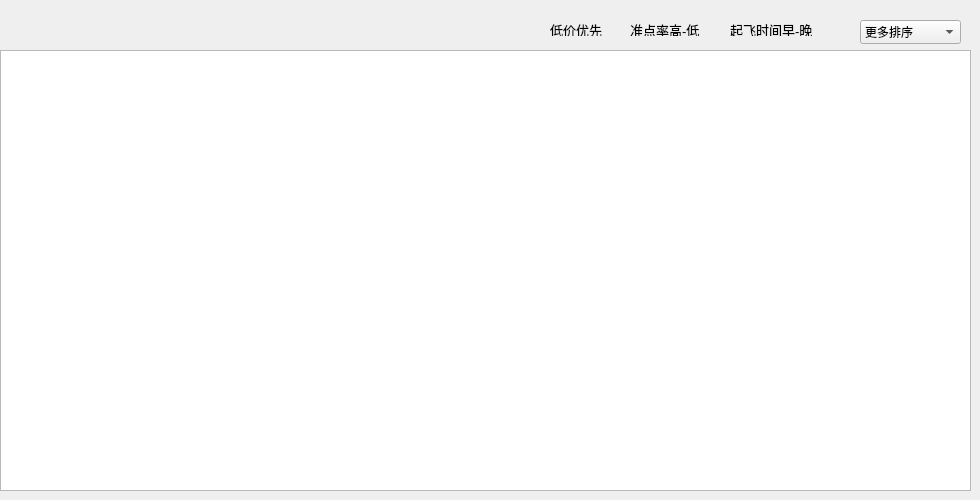
    <widget class="QWidget" name="widget_6">
     <attribute name="title">
      <string>去程</string>
     </attribute>
     <widget class="QWidget" name="widget_8" native="true">
      <property name="geometry">
       <rect>
        <x>0</x>
        <y>0</y>
        <width>961</width>
        <height>51</height>
       </rect>
      </property>
      <widget class="QComboBox" name="comboBox_3">
       <property name="geometry">
        <rect>
         <x>860</x>
         <y>20</y>
         <width>101</width>
         <height>24</height>
        </rect>
       </property>
       <item>
        <property name="text">
         <string>更多排序</string>
        </property>
       </item>
       <item>
        <property name="text">
         <string>耗时短-长</string>
        </property>
       </item>
       <item>
        <property name="text">
         <string>耗时长-短</string>
        </property>
       </item>
       <item>
        <property name="text">
         <string>价格高-低</string>
        </property>
       </item>
       <item>
        <property name="text">
         <string>到达早-晚</string>
        </property>
       </item>
       <item>
        <property name="text">
         <string>到达晚-早</string>
        </property>
       </item>
       <item>
        <property name="text">
         <string>起飞晚-早</string>
        </property>
       </item>
      </widget>
      <widget class="ClickableLabel" name="ontime">
       <property name="geometry">
        <rect>
         <x>630</x>
         <y>20</y>
         <width>71</width>
         <height>16</height>
        </rect>
       </property>
       <property name="text">
        <string>&lt;html&gt;&lt;head/&gt;&lt;body&gt;&lt;p&gt;&lt;span style=&quot; font-size:10pt;&quot;&gt;准点率高-低&lt;/span&gt;&lt;/p&gt;&lt;/body&gt;&lt;/html&gt;</string>
       </property>
      </widget>
      <widget class="ClickableLabel" name="depart">
       <property name="geometry">
        <rect>
         <x>730</x>
         <y>20</y>
         <width>101</width>
         <height>16</height>
        </rect>
       </property>
       <property name="text">
        <string>&lt;html&gt;&lt;head/&gt;&lt;body&gt;&lt;p&gt;&lt;span style=&quot; font-size:10pt;&quot;&gt;起飞时间早-晚&lt;/span&gt;&lt;/p&gt;&lt;/body&gt;&lt;/html&gt;</string>
       </property>
      </widget>
      <widget class="ClickableLabel" name="dijia">
       <property name="geometry">
        <rect>
         <x>550</x>
         <y>20</y>
         <width>71</width>
         <height>16</height>
        </rect>
       </property>
       <property name="text">
        <string>&lt;html&gt;&lt;head/&gt;&lt;body&gt;&lt;p&gt;&lt;span style=&quot; font-size:10pt;&quot;&gt;低价优先&lt;/span&gt;&lt;/p&gt;&lt;/body&gt;&lt;/html&gt;</string>
       </property>
      </widget>
     </widget>
     <widget class="QListWidget" name="listWidgetGoing">
      <property name="geometry">
       <rect>
        <x>0</x>
        <y>50</y>
        <width>971</width>
        <height>441</height>
       </rect>
      </property>
      <property name="styleSheet">
       <string notr="true">QListWidget { border: none; background-color: #F5F5F5; }；
setSpacing(2)；</string>
      </property>
     </widget>
    </widget>
